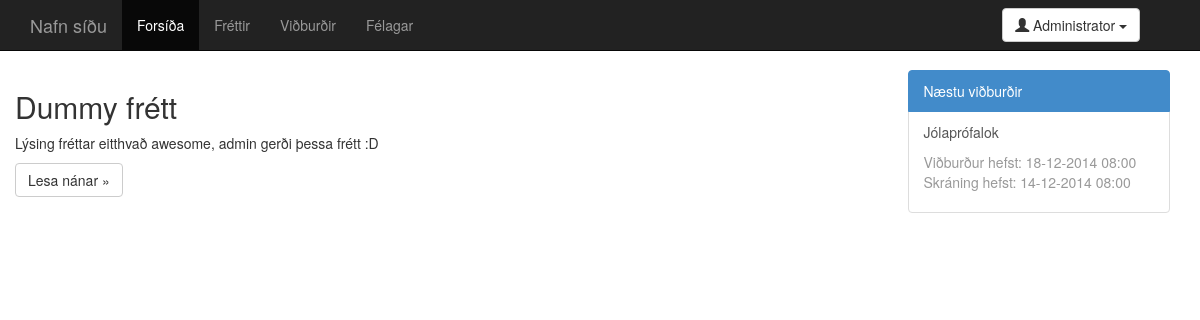
The page / (signed in) on the database its author committed.
### tables this page shows
CREATE TABLE 'users' (
  'user_id' integer NOT NULL,
  'name' text,
  'post' text NOT NULL UNIQUE,
  'pass' text,
  'privileges' integer,
  'phone_nr' text,
  PRIMARY KEY ('user_id')
);

CREATE TABLE 'news' (
  'news_id' integer NOT NULL,
  'title' text,
  'description' text,
  'date_created' integer,
  'date_edited' integer,
  'creator' integer,
  'last_editor' integer,
  PRIMARY KEY ('news_id')
);

CREATE TABLE 'events' (
  'event_id' integer NOT NULL,
  'title' text,
  'start' integer,
  'end' integer,
  'registration_start' integer,
  'registration_end' integer,
  'description' text,
  'location' text,
  'seats' integer,
  'date_created' integer,
  'date_edited' integer,
  'creator' integer,
  'last_editor' integer,
  'open_mod_registration' integer,
  PRIMARY KEY ('event_id')
);

### php/config.php (called while the page is built, shortened)
<?php
$website_name = "Nafn síðu";
?>

### php/session_setup.php (called while the page is built, shortened)
<?php
if (isset($_SESSION["loggedin_user"])) {
  $session_user = $_SESSION["loggedin_user"];
  $query = $db->prepare("SELECT name,post,pass,privileges,user_id FROM users WHERE post=:post;");
  $query->execute(array('post' => $session_user));
  $result = $query->fetchAll();
  if (!empty($result)) {
    $result = $result[0];
    $user_name = $result["name"];
  }
  else {
    define("USER_LOGGEDIN", FALSE);
  }
}
else {
  define("USER_LOGGEDIN", FALSE);
}
?>

### php/head.php (called while the page is built, shortened)
<?php
require_once "php/config.php";
require_once "php/db_login.php";
require_once "php/session_setup.php";
?>

### parts/index.recent.news.php (the view, shortened to what this page needs)
<?php
$query = $db->prepare("SELECT title,description,date_created,date_edited,creator,last_editor,news_id FROM news ORDER BY date_created LIMIT 0, 5;");
$query->execute();
$result = $query->fetchAll();
if (0 < count($result)) {
  foreach($result as $row_data) {
    $title = $row_data["title"];
    $description = nl2br($row_data["description"]);
    $news_id = $row_data["news_id"];
    echo <<<_END
            <div class="fretta_haldari">
              <h2>$title</h2>
              <p>$description</p>
              <p><a class="btn btn-default" href="news.single.php?id=$news_id" role="button">Lesa nánar &raquo;</a></p>
            </div>
_END;
  }
}
else {
  echo <<<_END
              <p>Engar fréttir skráðar.</p>
_END;
}
?>

### parts/navbar.php (shortened to what this page needs)
<?php
if (!isset($news_active)) {
  $news_active = "";
}
if (!isset($events_active)) {
  $events_active = "";
}
if (!isset($users_active)) {
  $users_active = "";
}
echo <<<_END
        <div class="navbar navbar-inverse navbar-fixed-top">
          <div class="container">
            <div class="navbar-header">
              <button type="button" class="navbar-toggle" data-toggle="collapse" data-target=".navbar-collapse">
                <span class="icon-bar"></span>
                <span class="icon-bar"></span>
                <span class="icon-bar"></span>
              </button>
              <a class="navbar-brand" href="index.php">$website_name</a>
            </div>
            <div class="collapse navbar-collapse">
              <ul class="nav navbar-nav">
                <li$index_active><a href="index.php">Forsíða</a></li>
                <li$news_active><a href="news.php">Fréttir</a></li>
                <li$events_active><a href="events.php">Viðburðir</a></li>
                <li$users_active><a href="users.php">Félagar</a></li>
              </ul>
_END;
if (USER_LOGGEDIN) {
  echo <<<_END
              <div class="navbar-form navbar-right">
                <div class="btn-group">
                  <button type="button" class="btn btn-default dropdown-toggle" data-toggle="dropdown">
                    <span class="glyphicon glyphicon-user"></span> $user_name <span class="caret"></span>
                  </button>
                  <ul class="dropdown-menu" role="menu">
                    <li><a href="mysite.php">Síðan mín</a></li>
_END;
  echo <<<_END
                    <li class="divider"></li>
                    <li><a href="logout.php">Útskrá</a></li>
                  </ul>
                </div>
              </div>
_END;
}
echo <<<_END
            </div>
          </div>
        </div>
_END;
?>

### parts/index.sidebar.events.php (shortened to what this page needs)
<?php
$now = time();
$query = $db->prepare("SELECT title,start,end,registration_start,registration_end,description,location,seats,event_id FROM events WHERE end > :now ORDER BY start LIMIT 0, 5;");
$query->execute(array('now' => $now));
$result = $query->fetchAll();
if (0 < count($result)) {
  foreach($result as $row_data) {
    $title = $row_data["title"];
    $start = date("d-m-Y H:i", $row_data["start"]);
    $registration_start = date("d-m-Y H:i", $row_data["registration_start"]);
    $event_id = $row_data["event_id"];
    echo <<<_END
              <a href="event.php?id=$event_id" class="list-group-item">
                <p>$title</p>
                <p class="text-muted">
                  Viðburður hefst: $start <br />
                  Skráning hefst: $registration_start
                </p>
              </a>
_END;
  }
}
else {
  echo <<<_END
              <li class="list-group-item">...</li>
_END;
}
?>

### css/main.css (style rules this page uses)
body { padding-top: 50px; }

### css/offcanvas.css (style rules this page uses)
html { overflow-x: hidden; }
body { padding-top: 70px; }

### rows shown on the page
users: name "Administrator"
news: title "Dummy frétt", description "Lýsing fréttar eitthvað awesome, admin gerði þessa frétt :D"
events: title "Jólaprófalok", start "18-12-2014 08:00", registration_start "14-12-2014 08:00"

### other values the page prints
$website_name "Nafn síðu"
